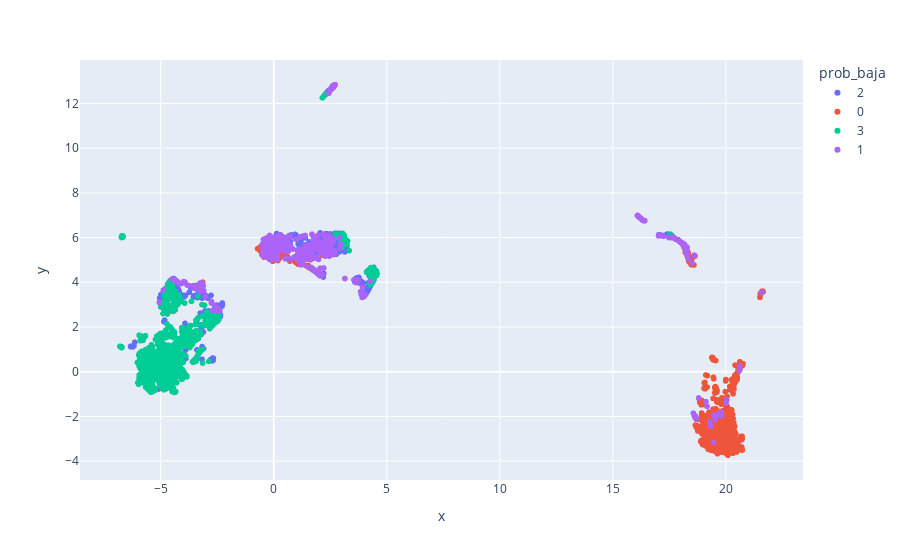

The code cell stored with this chart in its notebook:
### Code cell
import plotly.express as px

df = pd.DataFrame(embedding_rf, columns=["x", "y"])
df["prob_baja"] = pd.cut(np.ravel(prob_baja), bins=4, labels=False).astype(str)
fig = px.scatter(df, x='x', y='y', color='prob_baja')
fig.show()

### Figure 1 — Plotly figure (JSON) as saved in the notebook; plotly's stock layout.template omitted (floating-point values rounded to 4 significant figures; data arrays with more than 128 entries replaced by an {"elided": "..."} marker saying what was removed)
{"data": [{"hovertemplate": "prob_baja=2<br>x=%{x}<br>y=%{y}<extra></extra>", "legendgroup": "2", "marker": {"color": "#636efa", "symbol": "circle"}, "mode": "markers", "name": "2", "showlegend": true, "type": "scattergl", "x": {"elided": "603 float values"}, "xaxis": "x", "y": {"elided": "603 float values"}, "yaxis": "y"}, {"hovertemplate": "prob_baja=0<br>x=%{x}<br>y=%{y}<extra></extra>", "legendgroup": "0", "marker": {"color": "#EF553B", "symbol": "circle"}, "mode": "markers", "name": "0", "showlegend": true, "type": "scattergl", "x": {"elided": "1352 float values"}, "xaxis": "x", "y": {"elided": "1352 float values"}, "yaxis": "y"}, {"hovertemplate": "prob_baja=3<br>x=%{x}<br>y=%{y}<extra></extra>", "legendgroup": "3", "marker": {"color": "#00cc96", "symbol": "circle"}, "mode": "markers", "name": "3", "showlegend": true, "type": "scattergl", "x": {"elided": "1595 float values"}, "xaxis": "x", "y": {"elided": "1595 float values"}, "yaxis": "y"}, {"hovertemplate": "prob_baja=1<br>x=%{x}<br>y=%{y}<extra></extra>", "legendgroup": "1", "marker": {"color": "#ab63fa", "symbol": "circle"}, "mode": "markers", "name": "1", "showlegend": true, "type": "scattergl", "x": {"elided": "621 float values"}, "xaxis": "x", "y": {"elided": "621 float values"}, "yaxis": "y"}], "layout": {"legend": {"title": {"text": "prob_baja"}, "tracegroupgap": 0}, "margin": {"t": 60}, "xaxis": {"anchor": "y", "domain": [0, 1], "title": {"text": "x"}}, "yaxis": {"anchor": "x", "domain": [0, 1], "title": {"text": "y"}}}}
